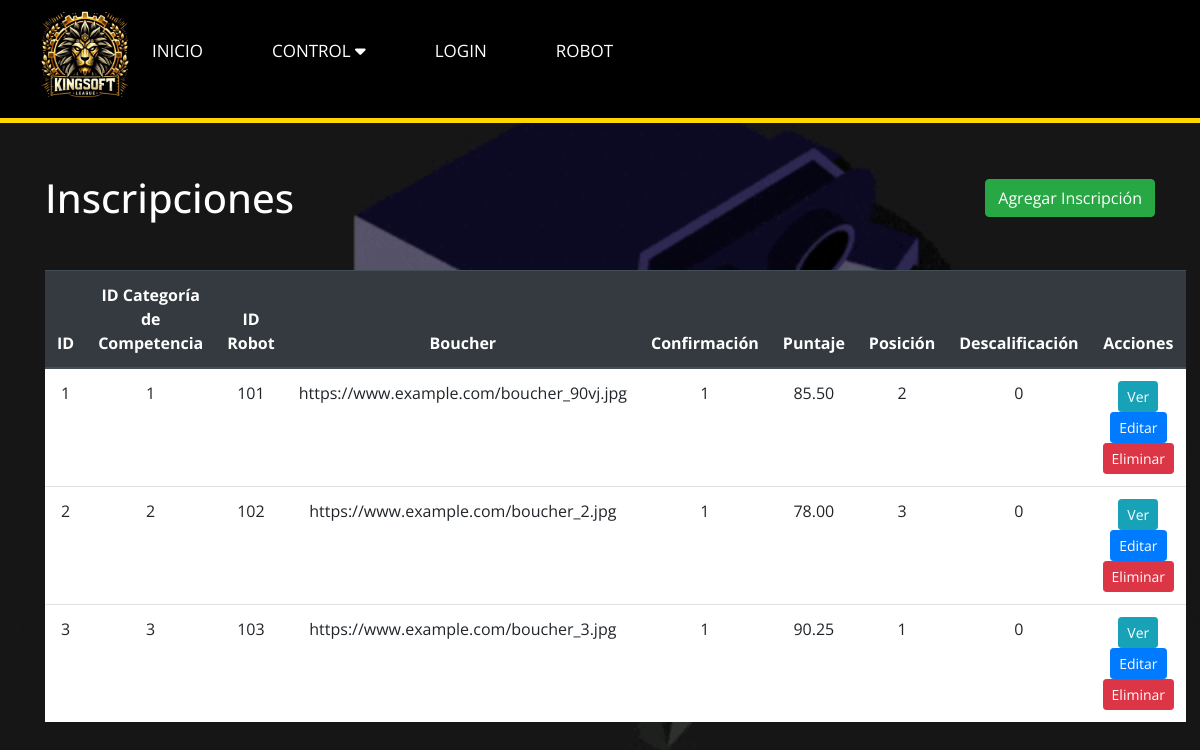
Page /Diseño/inscripcion_view.php (signed in) on the earlier database version.
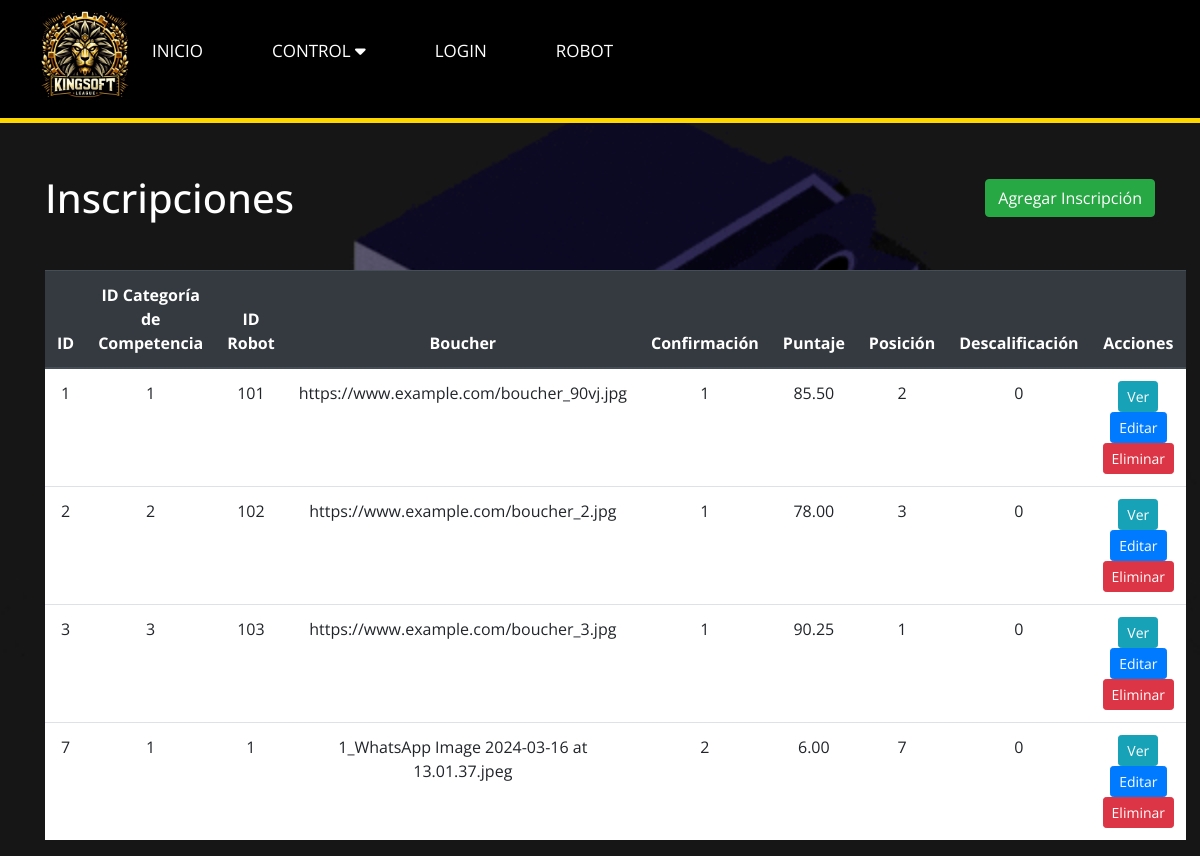
Same page on the later database version.
### tables this page shows
CREATE TABLE `inscripcion` (
  `id` int(11) NOT NULL,
  `id_categoria_competencia` int(11) DEFAULT NULL,
  `id_robot` int(11) DEFAULT NULL,
  `boucher` varchar(255) DEFAULT NULL,
  `confirmacion` tinyint(1) DEFAULT NULL,
  `puntaje` decimal(10,2) DEFAULT NULL,
  `posicion` int(11) DEFAULT NULL,
  `descalificacion` tinyint(1) DEFAULT NULL,
  `id_usuario` int(11) NOT NULL
);

### Diseño/inscripcion_controller.php (called while the page is built, shortened)
<?php
require_once 'Inscripcion_Model.php';
class InscripcionController {
    private $model;
    public function __construct($db) {
        $this->model = new InscripcionModel($db);
    }
    public function getAllInscripciones() {
        return $this->model->getAllInscripciones();
    }
}
?>

### Diseño/inscripcion_model.php (called while the page is built, shortened)
<?php
class InscripcionModel {
    private $conn;
    public function __construct($db) {
        $this->conn = $db;
    }
    public function getAllInscripciones() {
        $query = "SELECT * FROM inscripcion";
        $stmt = $this->conn->prepare($query);
        $stmt->execute();
        return $stmt;
    }
}
?>

### Diseño/inscripcion_view.php (the view, shortened to what this page needs)
<!DOCTYPE html>
<html lang="en">
<head>
    <link rel="stylesheet" href="https://maxcdn.bootstrapcdn.com/bootstrap/4.5.2/css/bootstrap.min.css">
    <link rel="stylesheet" href="https://cdnjs.cloudflare.com/ajax/libs/font-awesome/6.5.1/css/all.min.css" />
    <link rel="stylesheet" href="style.css">
</head>
<body>
<?php include 'navegador.php'; ?>
<div class="container">
    <div class="d-flex justify-content-between align-items-center mb-4">
        <h1 class="mt-4 mb-4">Inscripciones</h1>
        <a href="agregar_inscripcion.php" class="btn btn-success">Agregar Inscripción</a>
    </div>
    <table class="table">
        <thead class="thead-dark">
            <tr>
                <th>ID</th>
                <th>ID Categoría de Competencia</th>
                <th>ID Robot</th>
                <th>Boucher</th>
                <th>Confirmación</th>
                <th>Puntaje</th>
                <th>Posición</th>
                <th>Descalificación</th>
                <th>Acciones</th>
            </tr>
        </thead>
        <tbody>
            <?php
            require_once 'Inscripcion_Controller.php';
            $db = new PDO('mysql:host=localhost;dbname=datosks', 'root', '');
            $controller = new InscripcionController($db);
            $inscripciones = $controller->getAllInscripciones();
            while ($inscripcion = $inscripciones->fetch(PDO::FETCH_ASSOC)) :
            ?>
                <tr>
                    <td><?php echo $inscripcion['id']; ?></td>
                    <td><?php echo $inscripcion['id_categoria_competencia']; ?></td>
                    <td><?php echo $inscripcion['id_robot']; ?></td>
                    <td><?php echo $inscripcion['boucher']; ?></td>
                    <td><?php echo $inscripcion['confirmacion']; ?></td>
                    <td><?php echo $inscripcion['puntaje']; ?></td>
                    <td><?php echo $inscripcion['posicion']; ?></td>
                    <td><?php echo $inscripcion['descalificacion']; ?></td>
                    <td>
                    <a href="ver_inscripcion.php?id=<?php echo $inscripcion['id']; ?>" class="btn btn-info btn-sm">Ver</a>
                        <a href="editar_inscripcion.php?id=<?php echo $inscripcion['id']; ?>" class="btn btn-primary btn-sm">Editar</a>
                        <a href="eliminar_inscripcion.php?id=<?php echo $inscripcion['id']; ?>" class="btn btn-danger btn-sm">Eliminar</a>
                    </td>
                </tr>
            <?php endwhile; ?>
        </tbody>
    </table>
</div>
</body>
</html>

Differences in the rows shown:
added inscripcion: id "7", id_categoria_competencia "1", id_robot "1", boucher "1_WhatsApp Image 2024-03-16 at 13.01.37.jpeg", confirmacion "2", puntaje "6.00", posicion "7", descalificacion "0"
